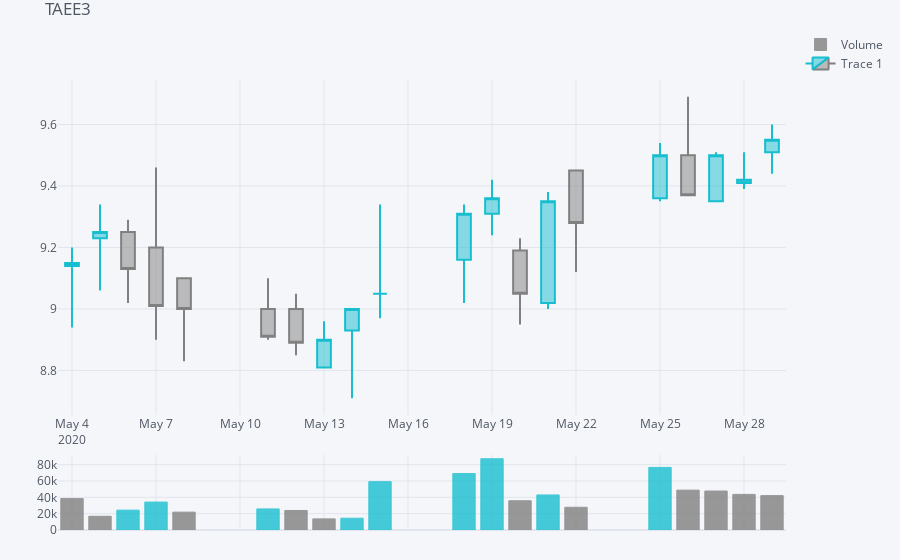

Notebook code for this chart:
### Code cell
qf.iplot(title="TAEE3")

### Figure 1 — Plotly figure (JSON) as saved in the notebook; plotly's stock layout.template omitted (floating-point values rounded to 4 significant figures)
{"data": [{"marker": {"color": ["#808080", "#808080", "#17BECF", "#17BECF", "#808080", "#17BECF", "#808080", "#808080", "#17BECF", "#17BECF", "#17BECF", "#17BECF", "#808080", "#17BECF", "#808080", "#17BECF", "#808080", "#808080", "#808080", "#808080"], "line": {"color": ["#808080", "#808080", "#17BECF", "#17BECF", "#808080", "#17BECF", "#808080", "#808080", "#17BECF", "#17BECF", "#17BECF", "#17BECF", "#808080", "#17BECF", "#808080", "#17BECF", "#808080", "#808080", "#808080", "#808080"], "width": 1}}, "name": "Volume", "opacity": 0.8, "orientation": "v", "text": "", "type": "bar", "x": ["2020-05-04", "2020-05-05", "2020-05-06", "2020-05-07", "2020-05-08", "2020-05-11", "2020-05-12", "2020-05-13", "2020-05-14", "2020-05-15", "2020-05-18", "2020-05-19", "2020-05-20", "2020-05-21", "2020-05-22", "2020-05-25", "2020-05-26", "2020-05-27", "2020-05-28", "2020-05-29"], "y": [38400, 16800, 24300, 34200, 21900, 25800, 23900, 13600, 14400, 59200, 69100, 87200, 35800, 42900, 27800, 76600, 48800, 47700, 43600, 42100], "yaxis": "y3"}, {"close": [9.15, 9.25, 9.13, 9.01, 9, 8.91, 8.89, 8.9, 9, 9.05, 9.31, 9.36, 9.05, 9.35, 9.28, 9.5, 9.37, 9.5, 9.42, 9.55], "decreasing": {"line": {"color": "#808080"}}, "high": [9.2, 9.34, 9.29, 9.46, 9.1, 9.1, 9.05, 8.96, 9, 9.34, 9.34, 9.42, 9.23, 9.38, 9.45, 9.54, 9.69, 9.51, 9.51, 9.6], "increasing": {"line": {"color": "#17BECF"}}, "low": [8.94, 9.06, 9.02, 8.9, 8.83, 8.9, 8.85, 8.81, 8.71, 8.97, 9.02, 9.24, 8.95, 9, 9.12, 9.35, 9.37, 9.35, 9.39, 9.44], "name": "Trace 1", "open": [9.14, 9.23, 9.25, 9.2, 9.1, 9, 9, 8.81, 8.93, 9.05, 9.16, 9.31, 9.19, 9.02, 9.45, 9.36, 9.5, 9.35, 9.41, 9.51], "showlegend": true, "type": "candlestick", "x": ["2020-05-04", "2020-05-05", "2020-05-06", "2020-05-07", "2020-05-08", "2020-05-11", "2020-05-12", "2020-05-13", "2020-05-14", "2020-05-15", "2020-05-18", "2020-05-19", "2020-05-20", "2020-05-21", "2020-05-22", "2020-05-25", "2020-05-26", "2020-05-27", "2020-05-28", "2020-05-29"], "yaxis": "y2"}], "layout": {"legend": {"bgcolor": "#F5F6F9", "font": {"color": "#4D5663"}}, "margin": {"b": 30, "l": 30, "r": 30, "t": 30}, "paper_bgcolor": "#F5F6F9", "plot_bgcolor": "#F5F6F9", "showlegend": true, "title": {"font": {"color": "#4D5663"}, "text": "TAEE3"}, "xaxis": {"anchor": "y2", "gridcolor": "#E1E5ED", "rangeselector": {"bgcolor": "rgba(150, 200, 250, 1)", "buttons": [{"count": 1, "label": "1m", "step": "month", "stepmode": "backward"}, {"count": 1, "label": "1y", "step": "year", "stepmode": "backward"}], "font": {"size": 13}, "visible": false, "x": 0, "y": 0.9}, "rangeslider": {"visible": false}, "showgrid": true, "tickfont": {"color": "#4D5663"}, "title": {"font": {"color": "#4D5663"}, "text": ""}, "zerolinecolor": "#E1E5ED"}, "yaxis": {"gridcolor": "#E1E5ED", "showgrid": true, "showticklabels": false, "tickfont": {"color": "#4D5663"}, "title": {"font": {"color": "#4D5663"}, "text": ""}, "zerolinecolor": "#E1E5ED"}, "yaxis2": {"domain": [0.23, 0.9], "gridcolor": "#E1E5ED", "showgrid": true, "tickfont": {"color": "#4D5663"}, "title": {"font": {"color": "#4D5663"}, "text": ""}, "zerolinecolor": "#E1E5ED"}, "yaxis3": {"domain": [0, 0.15], "gridcolor": "#E1E5ED", "showgrid": true, "tickfont": {"color": "#4D5663"}, "title": {"font": {"color": "#4D5663"}, "text": ""}, "zerolinecolor": "#E1E5ED"}}}
